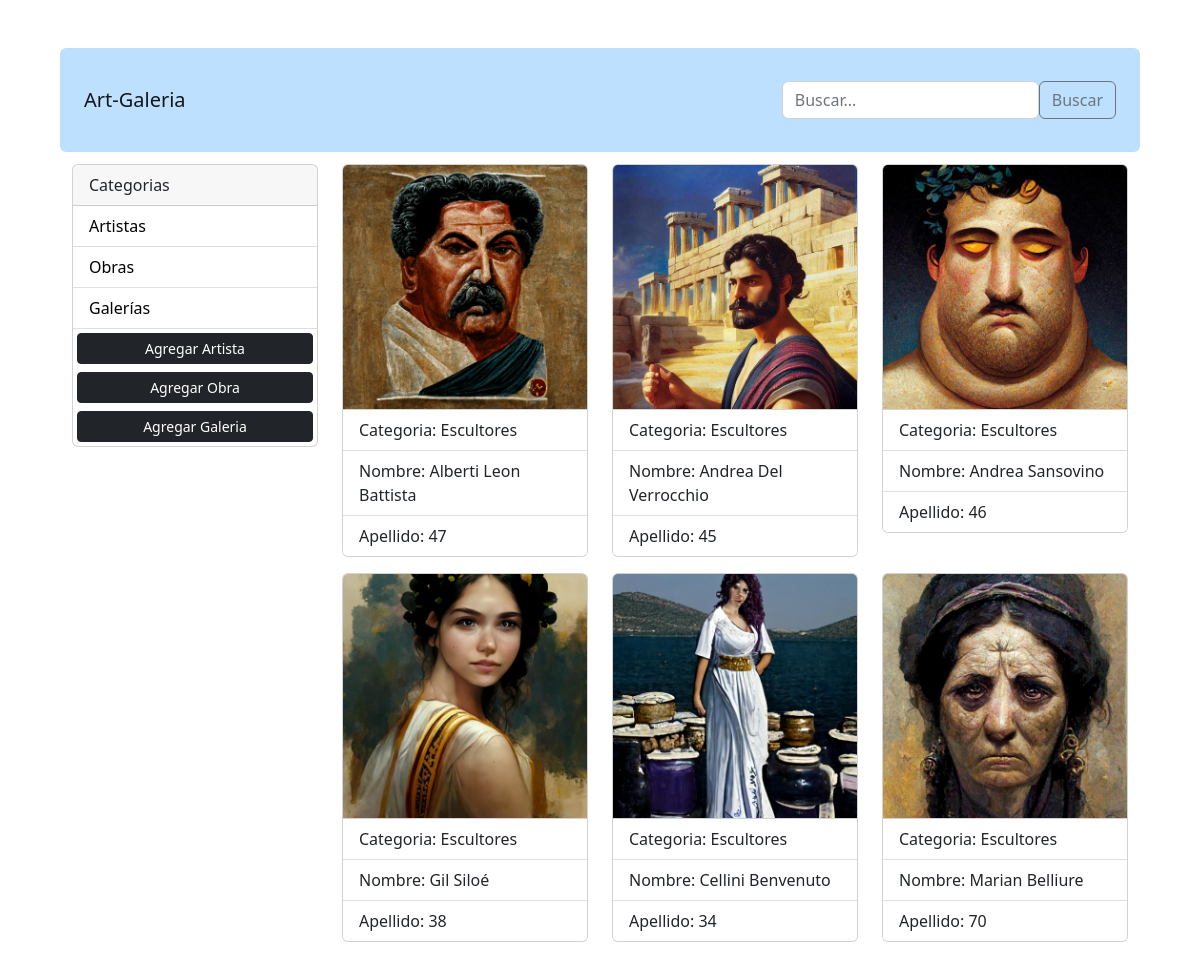
Page /?tipo_artista=Escultores on the committed database.
### fotos/models.py (models this page shows, shortened)
class Categoria_proyecto(models.Model):
    nombre = models.CharField(max_length=50, null=False, blank=False)

class Artista(models.Model):
    categoria = models.ForeignKey(Categoria_artista, on_delete=models.SET_NULL, null= True, blank=True)
    nombre = models.CharField(max_length=100)
    apellido = models.CharField(max_length=100)
    edad = models.IntegerField()
    descripcion = models.TextField()
    imagen = models.ImageField(null= False, blank= False)

class Categoria_artista(models.Model):
    nombre = models.CharField(max_length=50, null=False, blank=False)
    categoria_proyecto = models.ForeignKey(Categoria_proyecto, on_delete=models.SET_NULL, null= True, blank=True)
    imagen = models.ImageField(null= True, blank= True)
    def __str__(self):
        return self.nombre

### fotos/views.py (the view)
# urls.py: path("",views.galeria, name = "galeria"),
def galeria(request):
    categoria = request.GET.get("categoria")
    tipo_artista = request.GET.get("tipo_artista")
    categorias_proyectos= Categoria_proyecto.objects.all()
    if categoria == None or categoria == "Artistas":
        elementos = Categoria_artista.objects.all()
        filtro = 0
        if tipo_artista != None:
            categoria_artista = Categoria_artista.objects.get(nombre=tipo_artista)
            elementos = Artista.objects.filter(categoria = categoria_artista)
            filtro = 3
    elif categoria == "Obras":
        elementos = Obra.objects.all()
        filtro = 1
    else:
        elementos = Galeria.objects.all()
        filtro = 2
    context = {"categorias_proyectos" : categorias_proyectos, "elementos" : elementos,"filtro": filtro}
    return render(request, "galeria.html", context )

### fotos/templates/galeria.html (shortened to what this page needs)
{% extends 'layout.html' %}
{% block content %}
            <div class = "col-md-9">
                <div class="row">
                    {% for elemento in elementos %}
                    <div class = "col-md-4">
                        <div class="card my-2">
                            <img class="card-img-top" src= "{{elemento.imagen.url}}">
                            {% if filtro == 0 %}
                            <ul class="list-group list-group-flush">
                                <li class="list-group-item">{{elemento.nombre}}</li>
                            </ul>
                            <a class= "btn btn-outline-dark btn-sm m-1" href="{% url 'galeria' %}?tipo_artista={{elemento.nombre}}">Ver</a>
                            {% elif filtro == 2 %}
                            <ul class="list-group list-group-flush">
                                <li class="list-group-item">Galeria: {{elemento.nombre}}</li>
                                <li class="list-group-item">Dirección: {{elemento.direccion}}</li>
                            </ul>
                            {% elif filtro == 3 %}
                            <ul class="list-group list-group-flush">
                                <li class="list-group-item">Categoria: {{elemento.categoria}}</li>
                                <li class="list-group-item">Nombre: {{elemento.nombre}} {{elemento.apellido}}</li>
                                <li class="list-group-item">Apellido: {{elemento.edad}}</li>
                            </ul>
                            {% endif %}
                        </div>
                    </div>
                    {% endfor %}
                </div>
            </div>
        </div>
    </div>
</body>
{% endblock %}

### fotos/templates/layout.html (shortened to what this page needs)
<!DOCTYPE html>
<html lang="en">
<head>
    <link href="https://cdn.jsdelivr.net/npm/bootstrap@5.2.3/dist/css/bootstrap.min.css" rel="stylesheet">
</head>
<body>
    <div class="container">
        {% include 'partials/navbar.html' %}
        <body class="m-5">
            <div class = "container">
                <div class = "row">
                    <div class = "col-md-3">
                        <div class="card my-2">
                            <div class="card-header">
                              Categorias
                            </div>
                            <ul class="list-group list-group-flush">
                              {% for categoria in categorias_proyectos %}
                              <li class="list-group-item">
                                <a href="{% url 'galeria' %}?categoria={{categoria.nombre}}">
                                    {{categoria.nombre}}
                                </a>
                              </li>
                              {% endfor %}
                                <a href="{% url 'agregar_artista' %}" class="btn btn-block btn-dark btn-sm m-1"> Agregar Artista</a>
                                <a href="{% url 'agregar_obra' %}" class="btn btn-dark btn-sm m-1"> Agregar Obra </a>
                                <a href="{% url 'agregar_galeria' %}" class="btn btn-dark btn-sm m-1"> Agregar Galeria </a>
                            </ul>
                          </div>
                    </div>
        {% block content %}
        {% endblock %}
      </div>
</body>

### fotos/templates/layout.html (style rules this page uses)
.list-group-item a { text-decoration: none; color: black; }

### rows in the picture
Categoria_proyecto: nombre "Artistas"
Categoria_proyecto: nombre "Obras"
Categoria_proyecto: nombre "Galerías"
Artista: imagen (picture), categoria "Escultores", nombre "Alberti", apellido "Leon Battista", edad "47"
Artista: imagen (picture), categoria "Escultores", nombre "Andrea", apellido "Del Verrocchio", edad "45"
Artista: imagen (picture), categoria "Escultores", nombre "Andrea", apellido "Sansovino", edad "46"
Artista: imagen (picture), categoria "Escultores", nombre "Gil", apellido "Siloé", edad "38"
Artista: imagen (picture), categoria "Escultores", nombre "Cellini", apellido "Benvenuto", edad "34"
Artista: imagen (picture), categoria "Escultores", nombre "Marian", apellido "Belliure", edad "70"
